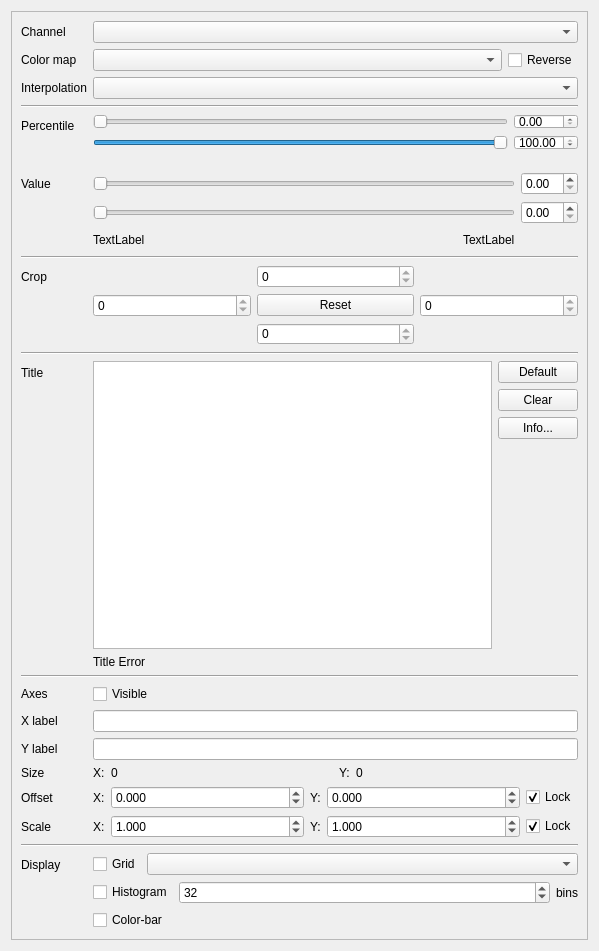
<?xml version="1.0" encoding="UTF-8"?>
<ui version="4.0">
 <class>MDIWindow</class>
 <widget class="QWidget" name="MDIWindow">
  <property name="geometry">
   <rect>
    <x>0</x>
    <y>0</y>
    <width>599</width>
    <height>951</height>
   </rect>
  </property>
  <property name="windowTitle">
   <string>Form</string>
  </property>
  <layout class="QVBoxLayout" name="verticalLayout">
   <item>
    <widget class="QSplitter" name="splitter">
     <property name="orientation">
      <enum>Qt::Horizontal</enum>
     </property>
     <widget class="QScrollArea" name="scroll_area">
      <property name="sizePolicy">
       <sizepolicy hsizetype="Minimum" vsizetype="Expanding">
        <horstretch>0</horstretch>
        <verstretch>0</verstretch>
       </sizepolicy>
      </property>
      <property name="minimumSize">
       <size>
        <width>441</width>
        <height>0</height>
       </size>
      </property>
      <property name="horizontalScrollBarPolicy">
       <enum>Qt::ScrollBarAlwaysOff</enum>
      </property>
      <property name="widgetResizable">
       <bool>true</bool>
      </property>
      <widget class="QWidget" name="scrollAreaWidgetContents">
       <property name="geometry">
        <rect>
         <x>0</x>
         <y>0</y>
         <width>579</width>
         <height>931</height>
        </rect>
       </property>
       <layout class="QFormLayout" name="formLayout">
        <item row="0" column="0">
         <widget class="QLabel" name="channel_label">
          <property name="text">
           <string>Channel</string>
          </property>
          <property name="textFormat">
           <enum>Qt::PlainText</enum>
          </property>
          <property name="buddy">
           <cstring>channel_combo</cstring>
          </property>
         </widget>
        </item>
        <item row="0" column="1">
         <widget class="QComboBox" name="channel_combo"/>
        </item>
        <item row="1" column="0">
         <widget class="QLabel" name="colormap_label">
          <property name="text">
           <string>Color map</string>
          </property>
          <property name="textFormat">
           <enum>Qt::PlainText</enum>
          </property>
          <property name="buddy">
           <cstring>colormap_combo</cstring>
          </property>
         </widget>
        </item>
        <item row="1" column="1">
         <layout class="QHBoxLayout" name="colormap_layout">
          <item>
           <widget class="QComboBox" name="colormap_combo"/>
          </item>
          <item>
           <widget class="QCheckBox" name="reverse_check">
            <property name="sizePolicy">
             <sizepolicy hsizetype="Fixed" vsizetype="Fixed">
              <horstretch>0</horstretch>
              <verstretch>0</verstretch>
             </sizepolicy>
            </property>
            <property name="text">
             <string>Reverse</string>
            </property>
           </widget>
          </item>
         </layout>
        </item>
        <item row="2" column="0">
         <widget class="QLabel" name="interpolation_label">
          <property name="text">
           <string>Interpolation</string>
          </property>
          <property name="textFormat">
           <enum>Qt::PlainText</enum>
          </property>
          <property name="buddy">
           <cstring>interpolation_combo</cstring>
          </property>
         </widget>
        </item>
        <item row="2" column="1">
         <widget class="QComboBox" name="interpolation_combo"/>
        </item>
        <item row="3" column="0" colspan="2">
         <widget class="Line" name="percentile_line">
          <property name="orientation">
           <enum>Qt::Horizontal</enum>
          </property>
         </widget>
        </item>
        <item row="4" column="0">
         <widget class="QLabel" name="percentile_from_label">
          <property name="text">
           <string>Percentile</string>
          </property>
          <property name="textFormat">
           <enum>Qt::PlainText</enum>
          </property>
          <property name="buddy">
           <cstring>percentile_from_slider</cstring>
          </property>
         </widget>
        </item>
        <item row="4" column="1">
         <layout class="QGridLayout" name="percentile_layout">
          <item row="0" column="1">
           <widget class="QDoubleSpinBox" name="percentile_from_spinbox">
            <property name="maximum">
             <double>100.000000000000000</double>
            </property>
            <property name="singleStep">
             <double>0.100000000000000</double>
            </property>
           </widget>
          </item>
          <item row="1" column="1">
           <widget class="QDoubleSpinBox" name="percentile_to_spinbox">
            <property name="maximum">
             <double>100.000000000000000</double>
            </property>
            <property name="singleStep">
             <double>0.100000000000000</double>
            </property>
            <property name="value">
             <double>100.000000000000000</double>
            </property>
           </widget>
          </item>
          <item row="1" column="0">
           <widget class="QSlider" name="percentile_to_slider">
            <property name="maximum">
             <number>10000</number>
            </property>
            <property name="singleStep">
             <number>10</number>
            </property>
            <property name="pageStep">
             <number>100</number>
            </property>
            <property name="value">
             <number>10000</number>
            </property>
            <property name="orientation">
             <enum>Qt::Horizontal</enum>
            </property>
           </widget>
          </item>
          <item row="0" column="0">
           <widget class="QSlider" name="percentile_from_slider">
            <property name="maximum">
             <number>10000</number>
            </property>
            <property name="singleStep">
             <number>10</number>
            </property>
            <property name="pageStep">
             <number>100</number>
            </property>
            <property name="orientation">
             <enum>Qt::Horizontal</enum>
            </property>
           </widget>
          </item>
         </layout>
        </item>
        <item row="5" column="0">
         <widget class="QLabel" name="range_from_label">
          <property name="text">
           <string>Value</string>
          </property>
          <property name="textFormat">
           <enum>Qt::PlainText</enum>
          </property>
          <property name="buddy">
           <cstring>value_from_slider</cstring>
          </property>
         </widget>
        </item>
        <item row="5" column="1">
         <layout class="QGridLayout" name="value_layout">
          <item row="0" column="3">
           <widget class="QDoubleSpinBox" name="value_from_spinbox"/>
          </item>
          <item row="1" column="3">
           <widget class="QDoubleSpinBox" name="value_to_spinbox"/>
          </item>
          <item row="0" column="0" colspan="3">
           <widget class="QSlider" name="value_from_slider">
            <property name="maximum">
             <number>0</number>
            </property>
            <property name="orientation">
             <enum>Qt::Horizontal</enum>
            </property>
           </widget>
          </item>
          <item row="1" column="0" colspan="3">
           <widget class="QSlider" name="value_to_slider">
            <property name="maximum">
             <number>0</number>
            </property>
            <property name="orientation">
             <enum>Qt::Horizontal</enum>
            </property>
           </widget>
          </item>
          <item row="2" column="2">
           <widget class="QLabel" name="value_to_label">
            <property name="text">
             <string>TextLabel</string>
            </property>
           </widget>
          </item>
          <item row="2" column="0">
           <widget class="QLabel" name="value_from_label">
            <property name="text">
             <string>TextLabel</string>
            </property>
           </widget>
          </item>
          <item row="2" column="1">
           <spacer name="horizontalSpacer_2">
            <property name="orientation">
             <enum>Qt::Horizontal</enum>
            </property>
            <property name="sizeHint" stdset="0">
             <size>
              <width>40</width>
              <height>20</height>
             </size>
            </property>
           </spacer>
          </item>
         </layout>
        </item>
        <item row="6" column="0" colspan="2">
         <widget class="Line" name="crop_line">
          <property name="orientation">
           <enum>Qt::Horizontal</enum>
          </property>
         </widget>
        </item>
        <item row="7" column="0">
         <widget class="QLabel" name="crop_label">
          <property name="text">
           <string>Crop</string>
          </property>
          <property name="textFormat">
           <enum>Qt::PlainText</enum>
          </property>
          <property name="buddy">
           <cstring>crop_top_spinbox</cstring>
          </property>
         </widget>
        </item>
        <item row="7" column="1">
         <layout class="QGridLayout" name="crop_layout">
          <item row="0" column="1">
           <widget class="QSpinBox" name="crop_top_spinbox">
            <property name="maximum">
             <number>0</number>
            </property>
           </widget>
          </item>
          <item row="2" column="1">
           <widget class="QSpinBox" name="crop_bottom_spinbox">
            <property name="maximum">
             <number>0</number>
            </property>
           </widget>
          </item>
          <item row="1" column="2">
           <widget class="QSpinBox" name="crop_right_spinbox">
            <property name="maximum">
             <number>0</number>
            </property>
           </widget>
          </item>
          <item row="1" column="0">
           <widget class="QSpinBox" name="crop_left_spinbox">
            <property name="maximum">
             <number>0</number>
            </property>
           </widget>
          </item>
          <item row="1" column="1">
           <widget class="QPushButton" name="crop_reset_button">
            <property name="text">
             <string>Reset</string>
            </property>
           </widget>
          </item>
         </layout>
        </item>
        <item row="8" column="0" colspan="2">
         <widget class="Line" name="title_line">
          <property name="orientation">
           <enum>Qt::Horizontal</enum>
          </property>
         </widget>
        </item>
        <item row="9" column="0">
         <widget class="QLabel" name="title_label">
          <property name="text">
           <string>Title</string>
          </property>
          <property name="textFormat">
           <enum>Qt::PlainText</enum>
          </property>
         </widget>
        </item>
        <item row="9" column="1">
         <layout class="QHBoxLayout" name="title_layout_1">
          <item>
           <widget class="QPlainTextEdit" name="title_edit">
            <property name="tabChangesFocus">
             <bool>true</bool>
            </property>
            <property name="lineWrapMode">
             <enum>QPlainTextEdit::NoWrap</enum>
            </property>
           </widget>
          </item>
          <item>
           <layout class="QVBoxLayout" name="title_layout_2">
            <item>
             <widget class="QPushButton" name="default_title_button">
              <property name="sizePolicy">
               <sizepolicy hsizetype="Fixed" vsizetype="Fixed">
                <horstretch>0</horstretch>
                <verstretch>0</verstretch>
               </sizepolicy>
              </property>
              <property name="text">
               <string>Default</string>
              </property>
             </widget>
            </item>
            <item>
             <widget class="QPushButton" name="clear_title_button">
              <property name="sizePolicy">
               <sizepolicy hsizetype="Fixed" vsizetype="Fixed">
                <horstretch>0</horstretch>
                <verstretch>0</verstretch>
               </sizepolicy>
              </property>
              <property name="text">
               <string>Clear</string>
              </property>
             </widget>
            </item>
            <item>
             <widget class="QPushButton" name="title_info_button">
              <property name="sizePolicy">
               <sizepolicy hsizetype="Fixed" vsizetype="Fixed">
                <horstretch>0</horstretch>
                <verstretch>0</verstretch>
               </sizepolicy>
              </property>
              <property name="text">
               <string>Info...</string>
              </property>
             </widget>
            </item>
            <item>
             <spacer name="verticalSpacer">
              <property name="orientation">
               <enum>Qt::Vertical</enum>
              </property>
              <property name="sizeHint" stdset="0">
               <size>
                <width>20</width>
                <height>40</height>
               </size>
              </property>
             </spacer>
            </item>
           </layout>
          </item>
         </layout>
        </item>
        <item row="10" column="1">
         <widget class="QLabel" name="title_error_label">
          <property name="enabled">
           <bool>true</bool>
          </property>
          <property name="text">
           <string>Title Error</string>
          </property>
          <property name="textFormat">
           <enum>Qt::PlainText</enum>
          </property>
         </widget>
        </item>
        <item row="12" column="0">
         <widget class="QLabel" name="axes_label">
          <property name="text">
           <string>Axes</string>
          </property>
          <property name="textFormat">
           <enum>Qt::PlainText</enum>
          </property>
         </widget>
        </item>
        <item row="12" column="1">
         <widget class="QCheckBox" name="axes_check">
          <property name="text">
           <string>Visible</string>
          </property>
         </widget>
        </item>
        <item row="13" column="0">
         <widget class="QLabel" name="x_label_label">
          <property name="text">
           <string>X label</string>
          </property>
          <property name="textFormat">
           <enum>Qt::PlainText</enum>
          </property>
         </widget>
        </item>
        <item row="13" column="1">
         <widget class="QLineEdit" name="x_label_edit"/>
        </item>
        <item row="14" column="0">
         <widget class="QLabel" name="y_label_label">
          <property name="text">
           <string>Y label</string>
          </property>
          <property name="textFormat">
           <enum>Qt::PlainText</enum>
          </property>
         </widget>
        </item>
        <item row="14" column="1">
         <widget class="QLineEdit" name="y_label_edit"/>
        </item>
        <item row="15" column="0">
         <widget class="QLabel" name="size_label">
          <property name="text">
           <string>Size</string>
          </property>
          <property name="textFormat">
           <enum>Qt::PlainText</enum>
          </property>
         </widget>
        </item>
        <item row="15" column="1">
         <layout class="QHBoxLayout" name="horizontalLayout">
          <item>
           <widget class="QLabel" name="x_size_label_2">
            <property name="sizePolicy">
             <sizepolicy hsizetype="Fixed" vsizetype="Preferred">
              <horstretch>0</horstretch>
              <verstretch>0</verstretch>
             </sizepolicy>
            </property>
            <property name="text">
             <string>X:</string>
            </property>
            <property name="textFormat">
             <enum>Qt::PlainText</enum>
            </property>
           </widget>
          </item>
          <item>
           <widget class="QLabel" name="x_size_label">
            <property name="text">
             <string>0</string>
            </property>
           </widget>
          </item>
          <item>
           <widget class="QLabel" name="y_size_label_2">
            <property name="sizePolicy">
             <sizepolicy hsizetype="Fixed" vsizetype="Preferred">
              <horstretch>0</horstretch>
              <verstretch>0</verstretch>
             </sizepolicy>
            </property>
            <property name="text">
             <string>Y:</string>
            </property>
            <property name="textFormat">
             <enum>Qt::PlainText</enum>
            </property>
           </widget>
          </item>
          <item>
           <widget class="QLabel" name="y_size_label">
            <property name="text">
             <string>0</string>
            </property>
           </widget>
          </item>
         </layout>
        </item>
        <item row="16" column="0">
         <widget class="QLabel" name="offset_label">
          <property name="text">
           <string>Offset</string>
          </property>
          <property name="textFormat">
           <enum>Qt::PlainText</enum>
          </property>
         </widget>
        </item>
        <item row="16" column="1">
         <layout class="QHBoxLayout" name="offset_layout">
          <item>
           <widget class="QLabel" name="x_offset_label">
            <property name="sizePolicy">
             <sizepolicy hsizetype="Fixed" vsizetype="Preferred">
              <horstretch>0</horstretch>
              <verstretch>0</verstretch>
             </sizepolicy>
            </property>
            <property name="text">
             <string>X:</string>
            </property>
            <property name="textFormat">
             <enum>Qt::PlainText</enum>
            </property>
           </widget>
          </item>
          <item>
           <widget class="QDoubleSpinBox" name="x_offset_spinbox">
            <property name="decimals">
             <number>3</number>
            </property>
            <property name="minimum">
             <double>-1000.000000000000000</double>
            </property>
            <property name="maximum">
             <double>1000.000000000000000</double>
            </property>
           </widget>
          </item>
          <item>
           <widget class="QLabel" name="y_offset_label">
            <property name="sizePolicy">
             <sizepolicy hsizetype="Fixed" vsizetype="Preferred">
              <horstretch>0</horstretch>
              <verstretch>0</verstretch>
             </sizepolicy>
            </property>
            <property name="text">
             <string>Y:</string>
            </property>
            <property name="textFormat">
             <enum>Qt::PlainText</enum>
            </property>
           </widget>
          </item>
          <item>
           <widget class="QDoubleSpinBox" name="y_offset_spinbox">
            <property name="decimals">
             <number>3</number>
            </property>
            <property name="minimum">
             <double>-1000.000000000000000</double>
            </property>
            <property name="maximum">
             <double>1000.000000000000000</double>
            </property>
           </widget>
          </item>
          <item>
           <widget class="QCheckBox" name="offset_locked_check">
            <property name="sizePolicy">
             <sizepolicy hsizetype="Fixed" vsizetype="Fixed">
              <horstretch>0</horstretch>
              <verstretch>0</verstretch>
             </sizepolicy>
            </property>
            <property name="text">
             <string>Lock</string>
            </property>
            <property name="checked">
             <bool>true</bool>
            </property>
           </widget>
          </item>
         </layout>
        </item>
        <item row="17" column="0">
         <widget class="QLabel" name="scale_label">
          <property name="text">
           <string>Scale</string>
          </property>
          <property name="textFormat">
           <enum>Qt::PlainText</enum>
          </property>
         </widget>
        </item>
        <item row="17" column="1">
         <layout class="QHBoxLayout" name="scale_layout">
          <item>
           <widget class="QLabel" name="x_scale_label">
            <property name="sizePolicy">
             <sizepolicy hsizetype="Fixed" vsizetype="Preferred">
              <horstretch>0</horstretch>
              <verstretch>0</verstretch>
             </sizepolicy>
            </property>
            <property name="text">
             <string>X:</string>
            </property>
            <property name="textFormat">
             <enum>Qt::PlainText</enum>
            </property>
           </widget>
          </item>
          <item>
           <widget class="QDoubleSpinBox" name="x_scale_spinbox">
            <property name="decimals">
             <number>3</number>
            </property>
            <property name="minimum">
             <double>0.001000000000000</double>
            </property>
            <property name="maximum">
             <double>1000.000000000000000</double>
            </property>
            <property name="singleStep">
             <double>0.100000000000000</double>
            </property>
            <property name="value">
             <double>1.000000000000000</double>
            </property>
           </widget>
          </item>
          <item>
           <widget class="QLabel" name="y_scale_label">
            <property name="sizePolicy">
             <sizepolicy hsizetype="Fixed" vsizetype="Preferred">
              <horstretch>0</horstretch>
              <verstretch>0</verstretch>
             </sizepolicy>
            </property>
            <property name="text">
             <string>Y:</string>
            </property>
            <property name="textFormat">
             <enum>Qt::PlainText</enum>
            </property>
           </widget>
          </item>
          <item>
           <widget class="QDoubleSpinBox" name="y_scale_spinbox">
            <property name="decimals">
             <number>3</number>
            </property>
            <property name="minimum">
             <double>0.001000000000000</double>
            </property>
            <property name="maximum">
             <double>1000.000000000000000</double>
            </property>
            <property name="singleStep">
             <double>0.100000000000000</double>
            </property>
            <property name="value">
             <double>1.000000000000000</double>
            </property>
           </widget>
          </item>
          <item>
           <widget class="QCheckBox" name="scale_locked_check">
            <property name="sizePolicy">
             <sizepolicy hsizetype="Fixed" vsizetype="Fixed">
              <horstretch>0</horstretch>
              <verstretch>0</verstretch>
             </sizepolicy>
            </property>
            <property name="text">
             <string>Lock</string>
            </property>
            <property name="checked">
             <bool>true</bool>
            </property>
           </widget>
          </item>
         </layout>
        </item>
        <item row="18" column="0" colspan="2">
         <widget class="Line" name="display_line">
          <property name="orientation">
           <enum>Qt::Horizontal</enum>
          </property>
         </widget>
        </item>
        <item row="19" column="0">
         <widget class="QLabel" name="display_label">
          <property name="text">
           <string>Display</string>
          </property>
          <property name="textFormat">
           <enum>Qt::PlainText</enum>
          </property>
         </widget>
        </item>
        <item row="19" column="1">
         <layout class="QVBoxLayout" name="display_layout">
          <item>
           <layout class="QHBoxLayout" name="grid_layout">
            <item>
             <widget class="QCheckBox" name="grid_check">
              <property name="sizePolicy">
               <sizepolicy hsizetype="Fixed" vsizetype="Fixed">
                <horstretch>0</horstretch>
                <verstretch>0</verstretch>
               </sizepolicy>
              </property>
              <property name="text">
               <string>Grid</string>
              </property>
             </widget>
            </item>
            <item>
             <widget class="QComboBox" name="grid_style_combo"/>
            </item>
           </layout>
          </item>
          <item>
           <layout class="QHBoxLayout" name="histogram_layout">
            <item>
             <widget class="QCheckBox" name="histogram_check">
              <property name="sizePolicy">
               <sizepolicy hsizetype="Fixed" vsizetype="Fixed">
                <horstretch>0</horstretch>
                <verstretch>0</verstretch>
               </sizepolicy>
              </property>
              <property name="text">
               <string>Histogram</string>
              </property>
             </widget>
            </item>
            <item>
             <widget class="QSpinBox" name="histogram_bins_spinbox">
              <property name="minimum">
               <number>2</number>
              </property>
              <property name="maximum">
               <number>10000</number>
              </property>
              <property name="value">
               <number>32</number>
              </property>
             </widget>
            </item>
            <item>
             <widget class="QLabel" name="bins_label">
              <property name="sizePolicy">
               <sizepolicy hsizetype="Fixed" vsizetype="Preferred">
                <horstretch>0</horstretch>
                <verstretch>0</verstretch>
               </sizepolicy>
              </property>
              <property name="text">
               <string>bins</string>
              </property>
              <property name="textFormat">
               <enum>Qt::PlainText</enum>
              </property>
             </widget>
            </item>
           </layout>
          </item>
          <item>
           <widget class="QCheckBox" name="colorbar_check">
            <property name="text">
             <string>Color-bar</string>
            </property>
           </widget>
          </item>
         </layout>
        </item>
        <item row="11" column="0" colspan="2">
         <widget class="Line" name="axes_line">
          <property name="orientation">
           <enum>Qt::Horizontal</enum>
          </property>
         </widget>
        </item>
       </layout>
       <zorder>channel_label</zorder>
       <zorder>channel_combo</zorder>
       <zorder>colormap_label</zorder>
       <zorder>interpolation_label</zorder>
       <zorder>interpolation_combo</zorder>
       <zorder>percentile_line</zorder>
       <zorder>percentile_from_label</zorder>
       <zorder>range_from_label</zorder>
       <zorder>crop_line</zorder>
       <zorder>crop_label</zorder>
       <zorder>title_line</zorder>
       <zorder>title_label</zorder>
       <zorder>axes_label</zorder>
       <zorder>axes_check</zorder>
       <zorder>x_label_label</zorder>
       <zorder>x_label_edit</zorder>
       <zorder>y_label_label</zorder>
       <zorder>y_label_edit</zorder>
       <zorder>size_label</zorder>
       <zorder>display_line</zorder>
       <zorder>title_error_label</zorder>
       <zorder></zorder>
       <zorder></zorder>
       <zorder>scale_label</zorder>
       <zorder>offset_label</zorder>
       <zorder>display_label</zorder>
       <zorder>axes_line</zorder>
      </widget>
     </widget>
    </widget>
   </item>
  </layout>
 </widget>
 <tabstops>
  <tabstop>scroll_area</tabstop>
  <tabstop>channel_combo</tabstop>
  <tabstop>colormap_combo</tabstop>
  <tabstop>reverse_check</tabstop>
  <tabstop>interpolation_combo</tabstop>
  <tabstop>percentile_from_slider</tabstop>
  <tabstop>percentile_from_spinbox</tabstop>
  <tabstop>percentile_to_slider</tabstop>
  <tabstop>percentile_to_spinbox</tabstop>
  <tabstop>value_from_slider</tabstop>
  <tabstop>value_from_spinbox</tabstop>
  <tabstop>value_to_slider</tabstop>
  <tabstop>value_to_spinbox</tabstop>
  <tabstop>crop_top_spinbox</tabstop>
  <tabstop>crop_left_spinbox</tabstop>
  <tabstop>crop_reset_button</tabstop>
  <tabstop>crop_right_spinbox</tabstop>
  <tabstop>crop_bottom_spinbox</tabstop>
  <tabstop>title_edit</tabstop>
  <tabstop>default_title_button</tabstop>
  <tabstop>clear_title_button</tabstop>
  <tabstop>title_info_button</tabstop>
  <tabstop>axes_check</tabstop>
  <tabstop>x_label_edit</tabstop>
  <tabstop>y_label_edit</tabstop>
  <tabstop>x_offset_spinbox</tabstop>
  <tabstop>y_offset_spinbox</tabstop>
  <tabstop>offset_locked_check</tabstop>
  <tabstop>x_scale_spinbox</tabstop>
  <tabstop>y_scale_spinbox</tabstop>
  <tabstop>scale_locked_check</tabstop>
  <tabstop>grid_check</tabstop>
  <tabstop>grid_style_combo</tabstop>
  <tabstop>histogram_check</tabstop>
  <tabstop>histogram_bins_spinbox</tabstop>
  <tabstop>colorbar_check</tabstop>
 </tabstops>
 <resources/>
 <connections/>
</ui>
